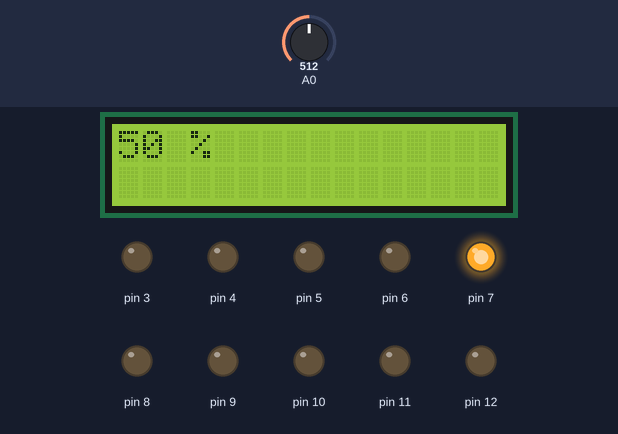
A sketch run on a simulated Arduino Uno, built with avr-gcc and run on an emulated ATmega328P. On the bench: 16×2 character LCD, output pins drawn as LEDs (lit = HIGH). The test bench sets the inputs (shaded band); at power-on: A0 = 512.

Above: at 1.6 s.
1.7 s: A0 set to 0
At 1.71 s:
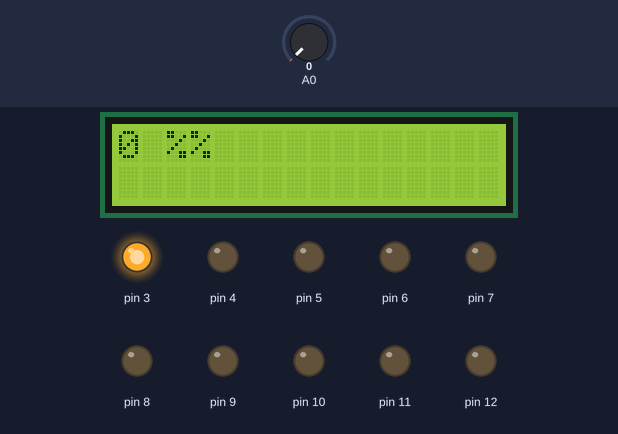
3.2 s: A0 set to 122
At 4.4 s:
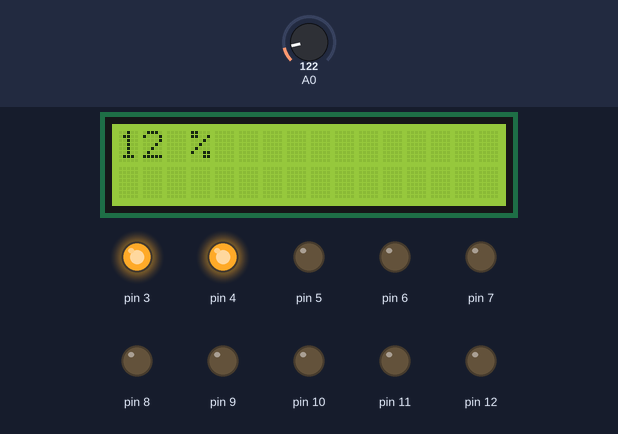
4.7 s: A0 set to 306
At 5.5 s:
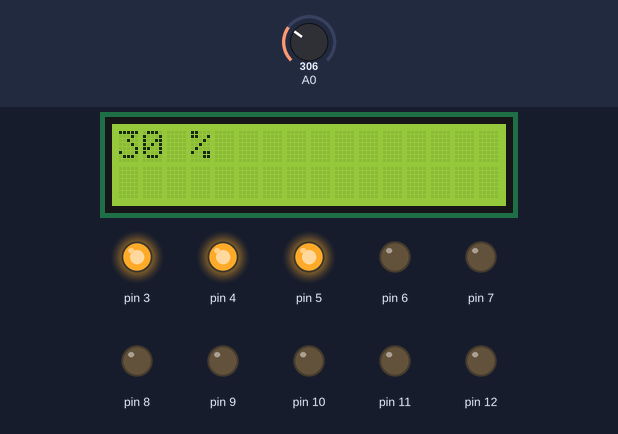
6.2 s: A0 set to 716
At 6.6 s:
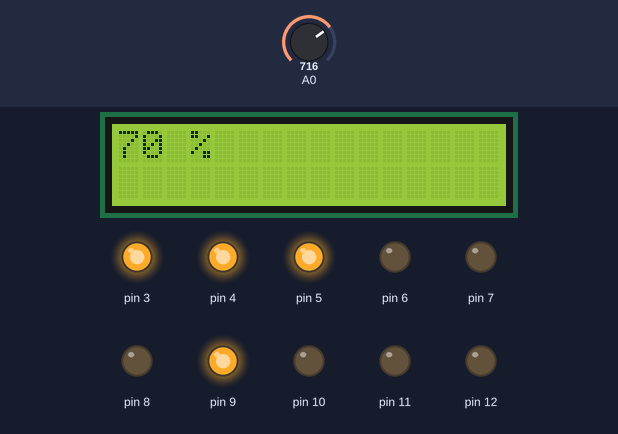
7.7 s: A0 set to 900
At 8.8 s:
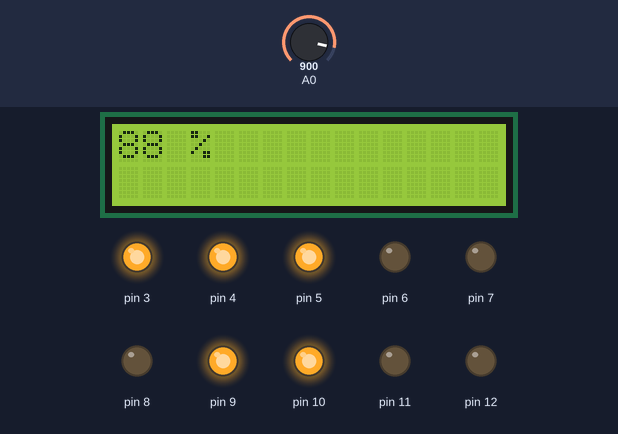
9.2 s: A0 set to 1023
At 9.9 s:
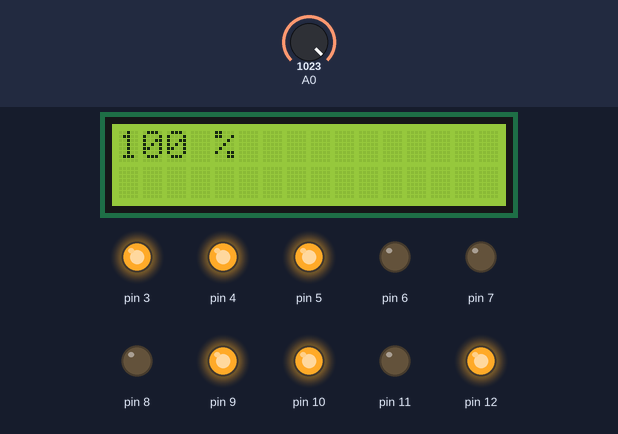
Timing chart, 0 to 11.7 s (numbered marks = the images above; inputs shaded):
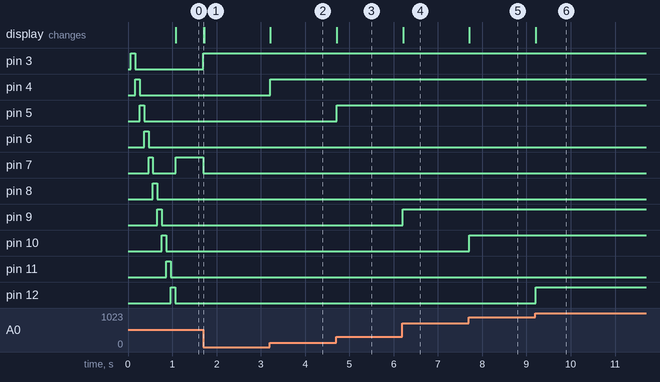

The sketch:

sketch_jun15a.ino
```cpp
#include <LCD_I2C.h>

LCD_I2C lcd(0x3F, 16, 2);

void setup() {
  for(int i=3; i<=12; i++){
    pinMode(i, OUTPUT);
  }
    pinMode(A0, INPUT);

     lcd.begin();
     lcd.backlight();

}
boolean start = true;
int val = 0;
int procent = 0;

void loop() {
  if(start){
  for(int i=3; i<=12; i++){
    digitalWrite(i, HIGH);
    delay(100);
    digitalWrite(i, LOW);
  }
  start = false;
  }
  lcd.print("           ");
  val = (analogRead(A0)*(9/1015.00))+3;
  procent = (analogRead(A0)*(100/1015.00));

  digitalWrite(val, HIGH);
  for(int i=val+1; i<=12; i++){
    digitalWrite(i, LOW);
  }
  lcd.setCursor(0,0);
  lcd.print(procent);
  lcd.print(" %");
  delay(15);
}
```

Measured:
- after the input at 1.7 s, pin 3: LOW → HIGH at once; pin 7: HIGH → LOW at once; the display: changes at once (image 1)
- after the input at 3.2 s, pin 4: LOW → HIGH at once; the display: changes at once (image 2)
- after the input at 4.7 s, pin 5: LOW → HIGH at once; the display: changes at once (image 3)
- after the input at 6.2 s, pin 9: LOW → HIGH at once; the display: changes at once (image 4)
- after the input at 7.7 s, pin 10: LOW → HIGH at once; the display: changes at once (image 5)
- after the input at 9.2 s, pin 12: LOW → HIGH at once; the display: changes at once (image 6)
